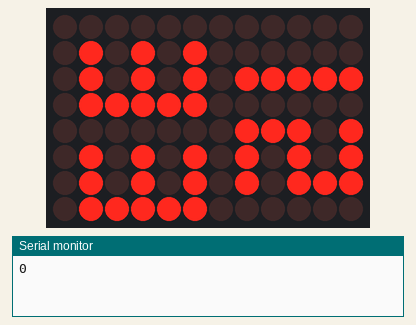
Simulated run of this sketch. Board: Arduino Uno R4 WiFi. On the bench: 12×8 LED matrix, the last lines printed to the serial monitor. The local clock reads 2024-03-15 10:24:30 at power-on unless the sketch sets it.

Above: at 0.1 s.
At 15.1 s:
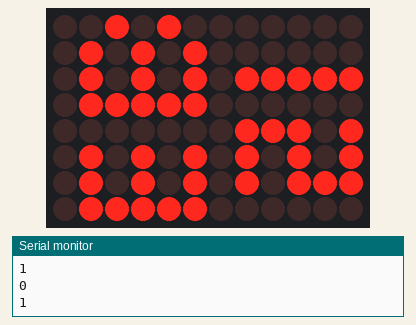
At 31.1 s:
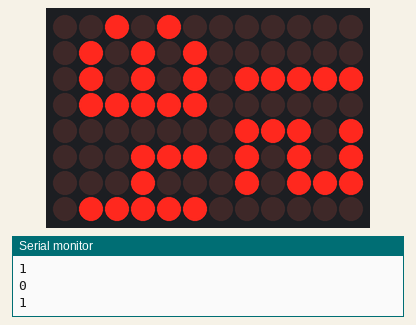
At 64.1 s:
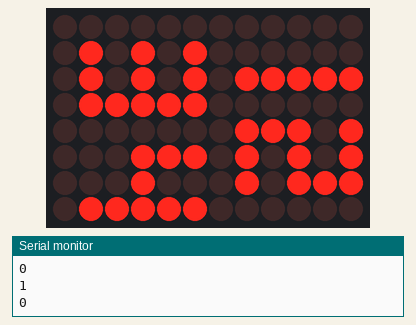
At 96.1 s:
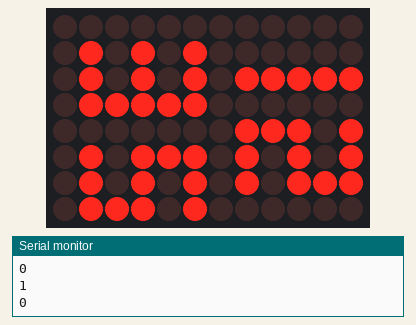
At 129.1 s:
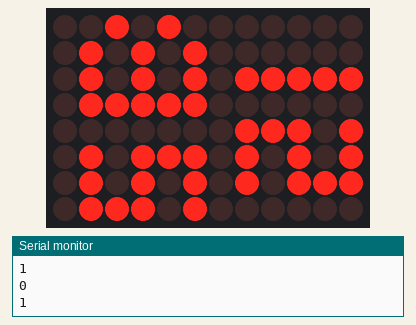

Measured:
- what the display in image 1 shows lasts 1.0 s, from 15.0 s to 16.0 s

The sketch:

sketch_mar15d.ino
```cpp
#include "RTC.h"
#include "Arduino_LED_Matrix.h"
ArduinoLEDMatrix matrix;

byte Time[8][12] = {
  { 0, 0, 0, 0, 0, 0, 0, 0, 0, 0, 0, 0 },
  { 0, 0, 0, 0, 0, 0, 0, 0, 0, 0, 0, 0 },
  { 0, 0, 0, 0, 0, 0, 0, 0, 0, 0, 0, 0 },
  { 0, 0, 0, 0, 0, 0, 0, 0, 0, 0, 0, 0 },
  { 0, 0, 0, 0, 0, 0, 0, 0, 0, 0, 0, 0 },
  { 0, 0, 0, 0, 0, 0, 0, 0, 0, 0, 0, 0 },
  { 0, 0, 0, 0, 0, 0, 0, 0, 0, 0, 0, 0 },
  { 0, 0, 0, 0, 0, 0, 0, 0, 0, 0, 0, 0}
};

byte  Digits  [5][30]{
{ 1, 1, 1, 0, 0, 1, 1, 1, 1, 1, 1, 1, 1, 0, 1, 1, 1, 1, 1, 1, 1, 1, 1, 1, 1, 1, 1, 1, 1, 1 },
{ 1, 0, 1, 0, 0, 1, 0, 0, 1, 0, 0, 1, 1, 0, 1, 1, 0, 0, 1, 0, 0, 0, 0, 1, 1, 0, 1, 1, 0, 1 },
{ 1, 0, 1, 0, 0, 1, 1, 1, 1, 1, 1, 1, 1, 1, 1, 1, 1, 1, 1, 1, 1, 0, 0, 1, 1, 1, 1, 1, 1, 1 },
{ 1, 0, 1, 0, 0, 1, 1, 0, 0, 0, 0, 1, 0, 0, 1, 0, 0, 1, 1, 0, 1, 0, 0, 1, 1, 0, 1, 0, 0, 1 },
{ 1, 1, 1, 0, 0, 1, 1, 1, 1, 1, 1, 1, 0, 0, 1, 1, 1, 1, 1, 1, 1, 0, 0, 1, 1, 1, 1, 1, 1, 1 },
};


int currentSecond;
boolean secondsON_OFF = 1;
int hours, minutes, seconds, year, dayofMon;
String dayofWeek, month;

void displayDigit(int d, int s_x, int s_y){
  for (int i=0;i<3;i++)
    for (int j=0;j<5;j++)
      Time[i+s_x][11-j-s_y] = Digits[j][i+d*3];

  matrix.renderBitmap(Time, 8, 12);
}


DayOfWeek convertDOW(String dow){
  if (dow == String("Mon")) return DayOfWeek::MONDAY;
  if (dow == String("Tue")) return DayOfWeek::TUESDAY;
  if (dow == String("Wed")) return DayOfWeek::WEDNESDAY;
  if (dow == String("Thu")) return DayOfWeek::THURSDAY;
  if (dow == String("Fri")) return DayOfWeek::FRIDAY;
  if (dow == String("Sat")) return DayOfWeek::SATURDAY;
  if (dow == String("Sun")) return DayOfWeek::SUNDAY;
}

Month convertMonth(String m){
 if (m == String("Jan")) return Month::JANUARY;
  if (m == String("Feb")) return Month::FEBRUARY;
  if (m == String("Mar")) return Month::MARCH;
  if (m == String("Apr")) return Month::APRIL;
  if (m == String("May")) return Month::MAY;
  if (m == String("Jun")) return Month::JUNE;
  if (m == String("Jul")) return Month::JULY;
  if (m == String("Aug")) return Month::AUGUST;
  if (m == String("Sep")) return Month::SEPTEMBER;
  if (m == String("Oct")) return Month::OCTOBER;
  if (m == String("Nov")) return Month::NOVEMBER;
  if (m == String("Dec")) return Month::DECEMBER;
}

void getCurTime(String timeSTR,String* d_w,int* d_mn, String* mn,int* h,int* m,int* s,int* y){

  *d_w = timeSTR.substring(0,3);
  *mn = timeSTR.substring(4,7);
  *d_mn = timeSTR.substring(8,11).toInt();
  *h = timeSTR.substring(11,13).toInt();
  *m = timeSTR.substring(14,16).toInt();
  *s = timeSTR.substring(17,19).toInt();
  *y = timeSTR.substring(20,24).toInt();

}


void setup() {
  Serial.begin(9600);
  matrix.begin();
  RTC.begin();
  String timeStamp = __TIMESTAMP__;
  getCurTime(timeStamp,&dayofWeek,&dayofMon,&month,&hours,&minutes,&seconds,&year);
  RTCTime startTime(dayofMon, convertMonth(month) , year, hours, minutes, seconds,
                    convertDOW(dayofWeek), SaveLight::SAVING_TIME_ACTIVE);
  RTC.setTime(startTime);
}

void loop(){
  RTCTime currentTime;
  RTC.getTime(currentTime);
  if (currentTime.getSeconds()!=currentSecond){
    secondsON_OFF ?  secondsON_OFF = 0 : secondsON_OFF = 1;
    displayDigit((int)(currentTime.getHour()/10),0,0 );
    displayDigit(currentTime.getHour()%10,4,0 );
    displayDigit((int)(currentTime.getMinutes()/10),1,6 );
    displayDigit(currentTime.getMinutes()%10,5,6 );
    Time[0][2]=secondsON_OFF;
    Time[0][4]=secondsON_OFF;
    currentSecond=currentTime.getSeconds();
    matrix.renderBitmap(Time, 8, 12);
    Serial.println(secondsON_OFF);
  }
}
```
